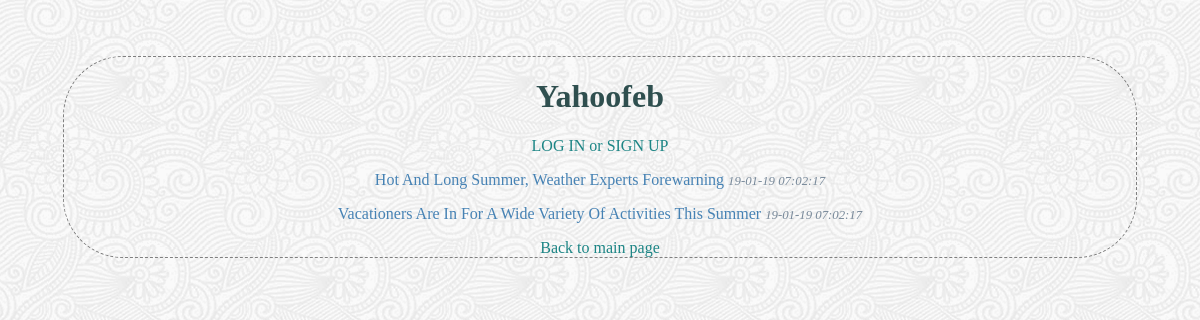
Page /collections/2/list/ on the committed database.
### database_setup.py (models this page shows, shortened)
class Collection(Base):
    __tablename__ = 'collection'
    id = Column(Integer, primary_key=True)
    name = Column(String(80), nullable=False)
    user_id = Column(Integer, ForeignKey('user.id'))
    user = relationship(User)

class ArticleCollection(Base):
    __tablename__ = 'article_item'
    name = Column(String(350), nullable=False)
    id = Column(Integer, primary_key=True)
    description = Column(String(250))
    date = Column(
        String(80),
        default=datetime.datetime.now().strftime("%y-%m-%d %H:%M:%S"))
    text = Column(Text())
    user_id = Column(Integer, ForeignKey('user.id'))
    user = relationship(User)
    collection_id = Column(Integer, ForeignKey('collection.id'))
    collection = relationship(Collection)

### finalProject.py (the view, shortened to what this page needs)
@app.route('/collections/<int:collection_id>/')
@app.route('/collections/<int:collection_id>/list/')
def collectionList(collection_id):
    if 'name' not in login_session:
        collection = session.query(Collection).filter_by(
            id=collection_id).one()
        articles = session.query(ArticleCollection).filter_by(
            collection_id=collection_id)
        return render_template(
            'publiclist.html', articles=articles, collection=collection)

### templates/publiclist.html (shortened to what this page needs)
<!DOCTYPE html>
<html>
    <head>
        <link rel=stylesheet type=text/css href='{{url_for('static', filename='style.css')}}'>
    </head>
    <body>
        <div class="pane">
            <h1 class="header">{{collection.name}}</h1>
            <a class="link" href="{{url_for('showLogin')}}">LOG IN or SIGN UP</a>
            {% if articles %}
            {% for a in articles %}
            <p class="item" >
                <a href="{{url_for('viewArticle', collection_id= collection.id, article_id=a.id )}}">{{ a.name }}</a>
                <label class="dim">{{ a.date }}</label>
            </p>
            {% else %}
            <p class="item" >
                There are no articles yet in {{collection.name}}.
            </p>
            {% endfor %}
            {% endif %}
            <div> <a class="link" href="{{url_for('DefaultCollections')}}">Back to main page </a>  </div>
        </div>
    </body>
</html>

### static/style.css (style rules this page uses)
html { background-image: url('full-bloom.png'); background-repeat: repeat; margin: 4vw; }
a { color: steelblue; text-decoration-line: none; }
.item { color: steelblue; }
.link { color: rgb(28, 133, 133); }
.header { color: darkslategray; text-transform: capitalize; }
.pane { border: dashed grey 1pt; border-radius: 5vw; text-align: center; display: block; block-size: inherit; height: 95%; margin: 5pt; }
.dim { color: lightslategray; font-weight: 200; font-size: 0.8em; font-style: oblique; }

### rows in the picture
Collection: name "Yahoofeb"
ArticleCollection: name "Hot And Long Summer, Weather Experts Forewarning", date "19-01-19 07:02:17"
ArticleCollection: name "Vacationers Are In For A Wide Variety Of Activities This Summer", date "19-01-19 07:02:17"
